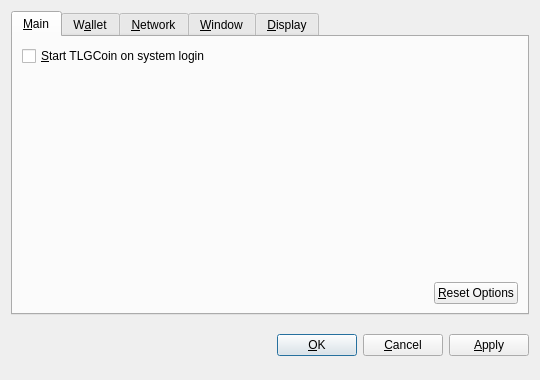
<?xml version="1.0" encoding="UTF-8"?>
<ui version="4.0">
 <class>OptionsDialog</class>
 <widget class="QDialog" name="OptionsDialog">
  <property name="geometry">
   <rect>
    <x>0</x>
    <y>0</y>
    <width>540</width>
    <height>380</height>
   </rect>
  </property>
  <property name="windowTitle">
   <string>Options</string>
  </property>
  <property name="modal">
   <bool>true</bool>
  </property>
  <layout class="QVBoxLayout" name="verticalLayout">
   <item>
    <widget class="QTabWidget" name="tabWidget">
     <property name="tabPosition">
      <enum>QTabWidget::North</enum>
     </property>
     <property name="currentIndex">
      <number>0</number>
     </property>
     <widget class="QWidget" name="tabMain">
      <attribute name="title">
       <string>&amp;Main</string>
      </attribute>
      <layout class="QVBoxLayout" name="verticalLayout_Main">
       <item>
        <widget class="QCheckBox" name="bitcoinAtStartup">
         <property name="toolTip">
          <string>Automatically start TLGCoin after logging in to the system.</string>
         </property>
         <property name="text">
          <string>&amp;Start TLGCoin on system login</string>
         </property>
        </widget>
       </item>
       <item>
        <spacer name="verticalSpacer_Main">
         <property name="orientation">
          <enum>Qt::Vertical</enum>
         </property>
         <property name="sizeHint" stdset="0">
          <size>
           <width>20</width>
           <height>40</height>
          </size>
         </property>
        </spacer>
       </item>
       <item>
        <layout class="QHBoxLayout" name="horizontalLayout_2_Main">
         <item>
          <spacer name="horizontalSpacer_2_Main">
           <property name="orientation">
            <enum>Qt::Horizontal</enum>
           </property>
           <property name="sizeHint" stdset="0">
            <size>
             <width>40</width>
             <height>20</height>
            </size>
           </property>
          </spacer>
         </item>
         <item>
          <widget class="QPushButton" name="resetButton">
           <property name="toolTip">
            <string>Reset all client options to default.</string>
           </property>
           <property name="text">
            <string>&amp;Reset Options</string>
           </property>
           <property name="autoDefault">
            <bool>false</bool>
           </property>
          </widget>
         </item>
        </layout>
       </item>
      </layout>
     </widget>
     <widget class="QWidget" name="tabWallet">
      <attribute name="title">
       <string>W&amp;allet</string>
      </attribute>
      <layout class="QVBoxLayout" name="verticalLayout_Network">
       <item>
        <widget class="QLabel" name="transactionFeeInfoLabel">
         <property name="text">
          <string>Optional transaction fee per kB that helps make sure your transactions are processed quickly. Most transactions are 1 kB.</string>
         </property>
         <property name="textFormat">
          <enum>Qt::PlainText</enum>
         </property>
         <property name="wordWrap">
          <bool>true</bool>
         </property>
        </widget>
       </item>
       <item>
        <layout class="QHBoxLayout" name="horizontalLayout_1_Main">
         <item>
          <widget class="QLabel" name="transactionFeeLabel">
           <property name="text">
            <string>Pay transaction &amp;fee</string>
           </property>
           <property name="textFormat">
            <enum>Qt::PlainText</enum>
           </property>
           <property name="buddy">
            <cstring>transactionFee</cstring>
           </property>
          </widget>
         </item>
         <item>
          <widget class="BitcoinAmountField" name="transactionFee"/>
         </item>
         <item>
          <spacer name="horizontalSpacer_1_Main">
           <property name="orientation">
            <enum>Qt::Horizontal</enum>
           </property>
           <property name="sizeHint" stdset="0">
            <size>
             <width>40</width>
             <height>20</height>
            </size>
           </property>
          </spacer>
         </item>
        </layout>
       </item>
       <item>
        <widget class="QLabel" name="label">
         <property name="text">
          <string>If you disable the spending of unconfirmed change, the change from a transaction cannot be used until that transaction has at least one confirmation. This also affects how your balance is computed.</string>
         </property>
         <property name="wordWrap">
          <bool>true</bool>
         </property>
        </widget>
       </item>
       <item>
        <widget class="QCheckBox" name="spendZeroConfChange">
         <property name="text">
          <string>Spend unconfirmed change  (experts only)</string>
         </property>
        </widget>
       </item>
       <item>
        <spacer name="verticalSpacer">
         <property name="orientation">
          <enum>Qt::Vertical</enum>
         </property>
         <property name="sizeHint" stdset="0">
          <size>
           <width>20</width>
           <height>40</height>
          </size>
         </property>
        </spacer>
       </item>
      </layout>
     </widget>
     <widget class="QWidget" name="tabNetwork">
      <attribute name="title">
       <string>&amp;Network</string>
      </attribute>
      <layout class="QVBoxLayout" name="verticalLayout_Network">
       <item>
        <widget class="QCheckBox" name="mapPortUpnp">
         <property name="toolTip">
          <string>Automatically open the TLGCoin client port on the router. This only works when your router supports UPnP and it is enabled.</string>
         </property>
         <property name="text">
          <string>Map port using &amp;UPnP</string>
         </property>
        </widget>
       </item>
       <item>
        <widget class="QCheckBox" name="connectSocks">
         <property name="toolTip">
          <string>Connect to the TLGCoin network through a SOCKS proxy (e.g. when connecting through Tor).</string>
         </property>
         <property name="text">
          <string>&amp;Connect through SOCKS proxy:</string>
         </property>
        </widget>
       </item>
       <item>
        <layout class="QHBoxLayout" name="horizontalLayout_Network">
         <item>
          <widget class="QLabel" name="proxyIpLabel">
           <property name="text">
            <string>Proxy &amp;IP:</string>
           </property>
           <property name="textFormat">
            <enum>Qt::PlainText</enum>
           </property>
           <property name="buddy">
            <cstring>proxyIp</cstring>
           </property>
          </widget>
         </item>
         <item>
          <widget class="QValidatedLineEdit" name="proxyIp">
           <property name="maximumSize">
            <size>
             <width>140</width>
             <height>16777215</height>
            </size>
           </property>
           <property name="toolTip">
            <string>IP address of the proxy (e.g. 127.0.0.1)</string>
           </property>
          </widget>
         </item>
         <item>
          <widget class="QLabel" name="proxyPortLabel">
           <property name="text">
            <string>&amp;Port:</string>
           </property>
           <property name="textFormat">
            <enum>Qt::PlainText</enum>
           </property>
           <property name="buddy">
            <cstring>proxyPort</cstring>
           </property>
          </widget>
         </item>
         <item>
          <widget class="QLineEdit" name="proxyPort">
           <property name="maximumSize">
            <size>
             <width>55</width>
             <height>16777215</height>
            </size>
           </property>
           <property name="toolTip">
            <string>Port of the proxy (e.g. 9050)</string>
           </property>
          </widget>
         </item>
         <item>
          <widget class="QLabel" name="socksVersionLabel">
           <property name="text">
            <string>SOCKS &amp;Version:</string>
           </property>
           <property name="textFormat">
            <enum>Qt::PlainText</enum>
           </property>
           <property name="buddy">
            <cstring>socksVersion</cstring>
           </property>
          </widget>
         </item>
         <item>
          <widget class="QValueComboBox" name="socksVersion">
           <property name="toolTip">
            <string>SOCKS version of the proxy (e.g. 5)</string>
           </property>
          </widget>
         </item>
         <item>
          <spacer name="horizontalSpacer_Network">
           <property name="orientation">
            <enum>Qt::Horizontal</enum>
           </property>
           <property name="sizeHint" stdset="0">
            <size>
             <width>40</width>
             <height>20</height>
            </size>
           </property>
          </spacer>
         </item>
        </layout>
       </item>
       <item>
        <spacer name="verticalSpacer_Network">
         <property name="orientation">
          <enum>Qt::Vertical</enum>
         </property>
         <property name="sizeHint" stdset="0">
          <size>
           <width>20</width>
           <height>40</height>
          </size>
         </property>
        </spacer>
       </item>
      </layout>
     </widget>
     <widget class="QWidget" name="tabWindow">
      <attribute name="title">
       <string>&amp;Window</string>
      </attribute>
      <layout class="QVBoxLayout" name="verticalLayout_Window">
       <item>
        <widget class="QCheckBox" name="minimizeToTray">
         <property name="toolTip">
          <string>Show only a tray icon after minimizing the window.</string>
         </property>
         <property name="text">
          <string>&amp;Minimize to the tray instead of the taskbar</string>
         </property>
        </widget>
       </item>
       <item>
        <widget class="QCheckBox" name="minimizeOnClose">
         <property name="toolTip">
          <string>Minimize instead of exit the application when the window is closed. When this option is enabled, the application will be closed only after selecting Quit in the menu.</string>
         </property>
         <property name="text">
          <string>M&amp;inimize on close</string>
         </property>
        </widget>
       </item>
       <item>
        <spacer name="verticalSpacer_Window">
         <property name="orientation">
          <enum>Qt::Vertical</enum>
         </property>
         <property name="sizeHint" stdset="0">
          <size>
           <width>20</width>
           <height>40</height>
          </size>
         </property>
        </spacer>
       </item>
      </layout>
     </widget>
     <widget class="QWidget" name="tabDisplay">
      <attribute name="title">
       <string>&amp;Display</string>
      </attribute>
      <layout class="QVBoxLayout" name="verticalLayout_Display">
       <item>
        <layout class="QHBoxLayout" name="horizontalLayout_1_Display">
         <item>
          <widget class="QLabel" name="langLabel">
           <property name="text">
            <string>User Interface &amp;language:</string>
           </property>
           <property name="textFormat">
            <enum>Qt::PlainText</enum>
           </property>
           <property name="buddy">
            <cstring>lang</cstring>
           </property>
          </widget>
         </item>
         <item>
          <widget class="QValueComboBox" name="lang">
           <property name="toolTip">
            <string>The user interface language can be set here. This setting will take effect after restarting TLGCoin.</string>
           </property>
          </widget>
         </item>
        </layout>
       </item>
       <item>
        <layout class="QHBoxLayout" name="horizontalLayout_2_Display">
         <item>
          <widget class="QLabel" name="unitLabel">
           <property name="text">
            <string>&amp;Unit to show amounts in:</string>
           </property>
           <property name="textFormat">
            <enum>Qt::PlainText</enum>
           </property>
           <property name="buddy">
            <cstring>unit</cstring>
           </property>
          </widget>
         </item>
         <item>
          <widget class="QValueComboBox" name="unit">
           <property name="toolTip">
            <string>Choose the default subdivision unit to show in the interface and when sending coins.</string>
           </property>
          </widget>
         </item>
        </layout>
       </item>
       <item>
        <widget class="QCheckBox" name="displayAddresses">
         <property name="toolTip">
          <string>Whether to show TLGCoin addresses in the transaction list or not.</string>
         </property>
         <property name="text">
          <string>&amp;Display addresses in transaction list</string>
         </property>
        </widget>
       </item>
       <item>
        <widget class="QCheckBox" name="coinControlFeatures">
         <property name="toolTip">
          <string>Whether to show coin control features or not.</string>
         </property>
         <property name="text">
          <string>Display coin &amp;control features (experts only!)</string>
         </property>
        </widget>
       </item>
       <item>
        <spacer name="verticalSpacer_Display">
         <property name="orientation">
          <enum>Qt::Vertical</enum>
         </property>
         <property name="sizeHint" stdset="0">
          <size>
           <width>20</width>
           <height>40</height>
          </size>
         </property>
        </spacer>
       </item>
      </layout>
     </widget>
    </widget>
   </item>
   <item>
    <layout class="QHBoxLayout" name="horizontalLayout_Buttons">
     <item>
      <spacer name="horizontalSpacer_1">
       <property name="orientation">
        <enum>Qt::Horizontal</enum>
       </property>
       <property name="sizeHint" stdset="0">
        <size>
         <width>40</width>
         <height>48</height>
        </size>
       </property>
      </spacer>
     </item>
     <item>
      <widget class="QLabel" name="statusLabel">
       <property name="font">
        <font>
         <weight>75</weight>
         <bold>true</bold>
        </font>
       </property>
       <property name="text">
        <string/>
       </property>
       <property name="textFormat">
        <enum>Qt::PlainText</enum>
       </property>
       <property name="wordWrap">
        <bool>true</bool>
       </property>
      </widget>
     </item>
     <item>
      <spacer name="horizontalSpacer_2">
       <property name="orientation">
        <enum>Qt::Horizontal</enum>
       </property>
       <property name="sizeHint" stdset="0">
        <size>
         <width>40</width>
         <height>48</height>
        </size>
       </property>
      </spacer>
     </item>
     <item>
      <widget class="QPushButton" name="okButton">
       <property name="text">
        <string>&amp;OK</string>
       </property>
      </widget>
     </item>
     <item>
      <widget class="QPushButton" name="cancelButton">
       <property name="text">
        <string>&amp;Cancel</string>
       </property>
       <property name="autoDefault">
        <bool>false</bool>
       </property>
      </widget>
     </item>
     <item>
      <widget class="QPushButton" name="applyButton">
       <property name="text">
        <string>&amp;Apply</string>
       </property>
       <property name="autoDefault">
        <bool>false</bool>
       </property>
      </widget>
     </item>
    </layout>
   </item>
  </layout>
 </widget>
 <customwidgets>
  <customwidget>
   <class>BitcoinAmountField</class>
   <extends>QSpinBox</extends>
   <header>bitcoinamountfield.h</header>
  </customwidget>
  <customwidget>
   <class>QValueComboBox</class>
   <extends>QComboBox</extends>
   <header>qvaluecombobox.h</header>
  </customwidget>
  <customwidget>
   <class>QValidatedLineEdit</class>
   <extends>QLineEdit</extends>
   <header>qvalidatedlineedit.h</header>
  </customwidget>
 </customwidgets>
 <resources/>
 <connections/>
</ui>
